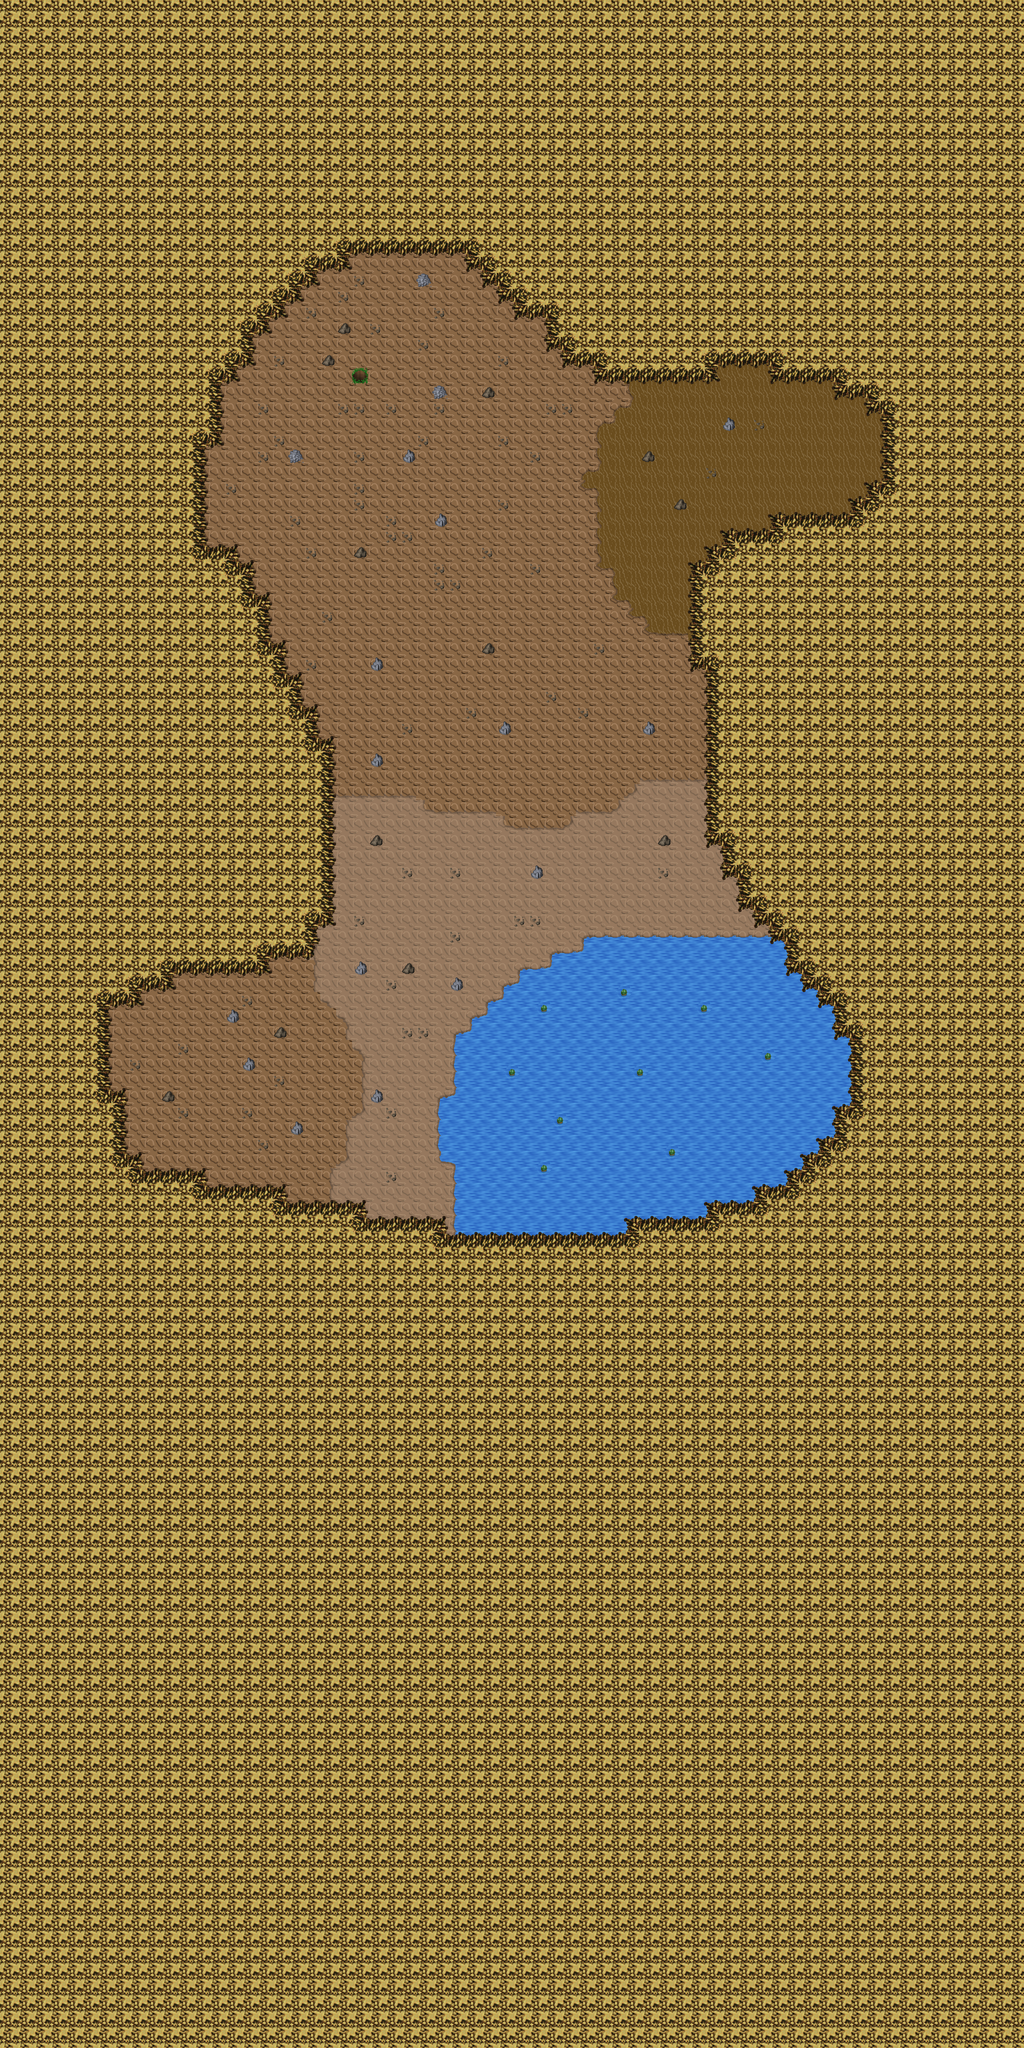

A 2D game scene composited from a Tiled map and its tileset images. What follows is a short description and the map's XML, with each tile layer's data collapsed to a summary:
An orthogonal 64x128 tile map with 32x32 px tiles, 3 tile layers (0_floor, 1_terrain, 2_object), 4 hidden layers not drawn, 43 tilesets.

<map version="1.0" orientation="orthogonal" renderorder="right-down" width="64" height="128" tilewidth="32" tileheight="32" nextobjectid="1">
 <tileset firstgid="1" name="ground" tilewidth="32" tileheight="32" tilecount="5" columns="5">
  <image source="../../tileset/ground/brown.png" width="160" height="32" />
 </tileset>
 <tileset firstgid="6" name="table" tilewidth="32" tileheight="32" tilecount="3" columns="1">
  <image source="../../tileset/furniture/table/long_front_on_pale.png" width="32" height="96" />
 </tileset>
 <tileset firstgid="9" name="statue" tilewidth="32" tileheight="32" tilecount="6" columns="3">
  <image source="../../tileset/item/statue/metal_and_stone.png" width="96" height="64" />
 </tileset>
 <tileset firstgid="15" name="throne" tilewidth="32" tileheight="32" tilecount="6" columns="3">
  <image source="../../tileset/furniture/chair/throne.png" width="96" height="64" />
 </tileset>
 <tileset firstgid="21" name="lamp" tilewidth="32" tileheight="32" tilecount="4" columns="4">
  <image source="../../tileset/furniture/light/small_lamp.png" width="128" height="32" />
 </tileset>
 <tileset firstgid="25" name="barell closed" tilewidth="32" tileheight="32" tilecount="2" columns="1">
  <image source="../../tileset/item/pot/barrel_tall.png" width="32" height="64" />
 </tileset>
 <tileset firstgid="27" name="barell 2" tilewidth="32" tileheight="32" tilecount="2" columns="1">
  <image source="../../tileset/item/pot/small_barrel.png" width="32" height="64" />
 </tileset>
 <tileset firstgid="29" name="steel lamp" tilewidth="32" tileheight="32" tilecount="3" columns="1">
  <image source="../../tileset/furniture/light/iron_lamp.png" width="32" height="96" />
 </tileset>
 <tileset firstgid="32" name="flames" tilewidth="32" tileheight="32" tilecount="6" columns="6">
  <image source="../../tileset/furniture/light/flames.png" width="192" height="32" />
 </tileset>
 <tileset firstgid="38" name="rug" tilewidth="32" tileheight="32" tilecount="12" columns="3">
  <image source="../../tileset/furniture/carpet/pink_rug.png" width="96" height="128" />
 </tileset>
 <tileset firstgid="50" name="amazoness" tilewidth="32" tileheight="32" tilecount="10" columns="10">
  <image source="../../tileset/logic/creature/amazon.png" width="320" height="32" />
 </tileset>
 <tileset firstgid="60" name="blood" tilewidth="32" tileheight="32" tilecount="1" columns="1">
  <image source="../../tileset/item/blood/floor_stain.png" width="32" height="32" />
 </tileset>
 <tileset firstgid="61" name="corpse" tilewidth="32" tileheight="32" tilecount="2" columns="2">
  <image source="../../tileset/item/corpse/skull_dark.png" width="64" height="32" />
 </tileset>
 <tileset firstgid="63" name="portal" tilewidth="32" tileheight="32" tilecount="7" columns="7">
  <image source="../../tileset/logic/portal.png" width="224" height="32" />
 </tileset>
 <tileset firstgid="70" name="collision" tilewidth="32" tileheight="32" tilecount="1" columns="1">
  <image source="../../tileset/logic/collision.png" width="32" height="32" />
 </tileset>
 <tileset firstgid="71" name="wall/int_rock" tilewidth="32" tileheight="32" tilecount="140" columns="10">
  <image source="../../tileset/building/wall/int_rock.png" width="320" height="448" />
 </tileset>
 <tileset firstgid="211" name="rocks" tilewidth="32" tileheight="32" tilecount="4" columns="2">
  <image source="../../tileset/ground/rock/rocks.png" width="64" height="64" />
 </tileset>
 <tileset firstgid="215" name="faumonia_bossy" tilewidth="32" tileheight="32" tilecount="4" columns="4">
  <image source="../../tileset/logic/creature/faumonia_bossy.png" width="128" height="32" />
 </tileset>
 <tileset firstgid="219" name="protection" tilewidth="32" tileheight="32" tilecount="2" columns="2">
  <image source="../../tileset/logic/protection.png" width="64" height="32" />
 </tileset>
 <tileset firstgid="221" name="giant_human" tilewidth="32" tileheight="32" tilecount="13" columns="13">
  <image source="../../tileset/logic/creature/giant_human.png" width="416" height="32" />
 </tileset>
 <tileset firstgid="234" name="water" tilewidth="32" tileheight="32" tilecount="24" columns="3">
  <image source="../../tileset/ground/water/water.png" width="96" height="256" />
 </tileset>
 <tileset firstgid="258" name="pothole" tilewidth="32" tileheight="32" tilecount="3" columns="3">
  <image source="../../tileset/ground/pothole.png" width="96" height="32" />
 </tileset>
 <tileset firstgid="261" name="../../tileset/ground/rock/rocks_2.png" tilewidth="32" tileheight="32" tilecount="4" columns="2">
  <image source="../../tileset/ground/rock/rocks_2.png" trans="ff00ff" width="64" height="64" />
 </tileset>
 <tileset firstgid="265" name="brown_edges" tilewidth="32" tileheight="32" tilecount="18" columns="6">
  <image source="../../tileset/ground/brown_edges.png" width="192" height="96" />
 </tileset>
 <tileset firstgid="283" name="earth_edges" tilewidth="32" tileheight="32" tilecount="18" columns="6">
  <image source="../../tileset/ground/earth_edges.png" width="192" height="96" />
 </tileset>
 <tileset firstgid="301" name="earth_edges_yellowgreen" tilewidth="32" tileheight="32" tilecount="15" columns="5">
  <image source="../../tileset/ground/earth_edges_yellowgreen.png" width="160" height="96" />
 </tileset>
 <tileset firstgid="316" name="brown_edges" tilewidth="32" tileheight="32" tilecount="18" columns="6">
  <image source="../../tileset/ground/brown_edges.png" width="192" height="96" />
 </tileset>
 <tileset firstgid="334" name="brown_corners" tilewidth="32" tileheight="32" tilecount="8" columns="4">
  <image source="../../tileset/ground/brown_corners.png" width="128" height="64" />
 </tileset>
 <tileset firstgid="342" name="pool_straight_edges" tilewidth="32" tileheight="32" tilecount="32" columns="2">
  <image source="../../tileset/ground/water/pool_straight_edges.png" width="64" height="512" />
 </tileset>
 <tileset firstgid="374" name="pool_corners" tilewidth="32" tileheight="32" tilecount="72" columns="3">
  <image source="../../tileset/ground/water/pool_corners.png" width="96" height="768" />
 </tileset>
 <tileset firstgid="446" name="pool_deep" tilewidth="32" tileheight="32" tilecount="72" columns="3">
  <image source="../../tileset/ground/water/pool_deep.png" width="96" height="768" />
 </tileset>
 <tileset firstgid="518" name="pool" tilewidth="32" tileheight="32" tilecount="72" columns="3">
  <image source="../../tileset/ground/water/pool.png" width="96" height="768" />
 </tileset>
 <tileset firstgid="590" name="pool" tilewidth="32" tileheight="32" tilecount="72" columns="3">
  <image source="../../tileset/ground/water/pool.png" width="96" height="768" />
 </tileset>
 <tileset firstgid="662" name="pool_icy" tilewidth="32" tileheight="32" tilecount="27" columns="9">
  <image source="../../tileset/ground/water/pool_icy.png" width="288" height="96" />
 </tileset>
 <tileset firstgid="689" name="water" tilewidth="32" tileheight="32" tilecount="24" columns="3">
  <image source="../../tileset/ground/water/water.png" width="96" height="256" />
 </tileset>
 <tileset firstgid="713" name="pool_icy" tilewidth="32" tileheight="32" tilecount="27" columns="9">
  <image source="../../tileset/ground/water/pool_icy.png" width="288" height="96" />
 </tileset>
 <tileset firstgid="740" name="water_corners" tilewidth="32" tileheight="32" tilecount="12" columns="6">
  <image source="../../tileset/ground/water/water_corners.png" width="192" height="64" />
 </tileset>
 <tileset firstgid="752" name="pol_zjawy_wielkie" tilewidth="32" tileheight="32" tilecount="6" columns="6">
  <image source="../../tileset/logic/creature/pol_zjawy_wielkie.png" width="192" height="32" />
 </tileset>
 <tileset firstgid="758" name="frogman" tilewidth="32" tileheight="32" tilecount="3" columns="3">
  <image source="../../tileset/logic/creature/frogman.png" width="96" height="32" />
 </tileset>
 <tileset firstgid="761" name="huge_animal" tilewidth="32" tileheight="32" tilecount="14" columns="14">
  <image source="../../tileset/logic/creature/huge_animal.png" width="451" height="32" />
 </tileset>
 <tileset firstgid="775" name="pol_mutanty_wielkie" tilewidth="32" tileheight="32" tilecount="4" columns="4">
  <image source="../../tileset/logic/creature/pol_mutanty_wielkie.png" width="128" height="32" />
 </tileset>
 <tileset firstgid="779" name="pol_olbrzymy" tilewidth="32" tileheight="32" tilecount="3" columns="3">
  <image source="../../tileset/logic/creature/pol_olbrzymy.png" width="96" height="32" />
 </tileset>
 <tileset firstgid="782" name="animal" tilewidth="32" tileheight="32" tilecount="30" columns="30">
  <image source="../../tileset/logic/creature/animal.png" width="960" height="32" />
 </tileset>
 <layer name="0_floor" width="64" height="128">
  <data>[8192 cells, 8192 non-empty, 4 distinct tile ids]</data>
 </layer>
 <layer name="1_terrain" width="64" height="128">
  <data>[8192 cells, 6547 non-empty, 33 distinct tile ids]</data>
 </layer>
 <layer name="2_object" width="64" height="128">
  <data>[8192 cells, 63 non-empty, 13 distinct tile ids]</data>
 </layer>
 <layer name="3_roof" width="64" height="128" visible="0">
  <data>[8192 cells, 0 non-empty, 0 distinct tile ids]</data>
 </layer>
 <layer name="objects" width="64" height="128" visible="0">
  <data>[8192 cells, 28 non-empty, 12 distinct tile ids]</data>
 </layer>
 <layer name="collision" width="64" height="128" visible="0" opacity="0.4">
  <data>[8192 cells, 6401 non-empty, 1 distinct tile ids]</data>
 </layer>
 <layer name="protection" width="64" height="128" visible="0">
  <data>[8192 cells, 8192 non-empty, 1 distinct tile ids]</data>
 </layer>
</map>
